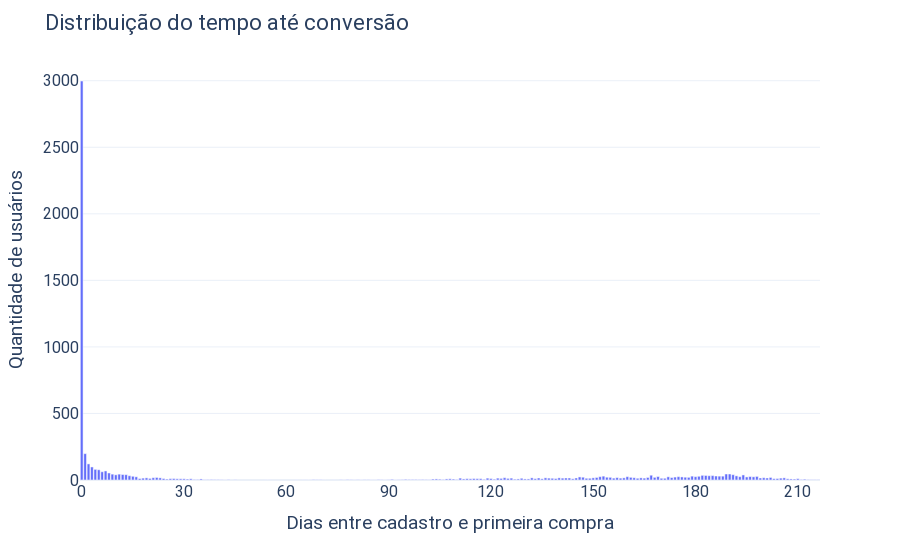

Write notebook code for a chart like this one.
### Code cell
df = premium\
        .groupby(['days_until_subscription'], as_index=False)\
        .agg({'StudentId':'nunique'})

fig = px.bar(df, x='days_until_subscription', y='StudentId')
fig.update_layout(
    xaxis_title='Dias entre cadastro e primeira compra',
    yaxis_title='Quantidade de usuários',
    title='Distribuição do tempo até conversão'
)
fig.update_xaxes(tickmode = 'linear',
        dtick = 30
    )
plot(fig)

### Figure 1 — Plotly figure (JSON) as saved in the notebook; plotly's stock layout.template omitted (floating-point values rounded to 4 significant figures; data arrays with more than 128 entries replaced by an {"elided": "..."} marker saying what was removed)
{"data": [{"alignmentgroup": "True", "hovertemplate": "days_until_subscription=%{x}<br>StudentId=%{y}<extra></extra>", "legendgroup": "", "marker": {"color": "#636efa"}, "name": "", "offsetgroup": "", "orientation": "v", "showlegend": false, "textposition": "auto", "type": "bar", "x": {"elided": "197 int values"}, "xaxis": "x", "y": {"elided": "197 int values"}, "yaxis": "y"}], "layout": {"barmode": "relative", "font": {"family": "Roboto", "size": 16}, "legend": {"tracegroupgap": 0}, "margin": {"t": 60}, "title": {"text": "Distribuição do tempo até conversão"}, "xaxis": {"anchor": "y", "domain": [0, 1], "dtick": 30, "tickmode": "linear", "title": {"text": "Dias entre cadastro e primeira compra"}}, "yaxis": {"anchor": "x", "domain": [0, 1], "title": {"text": "Quantidade de usuários"}}}}
